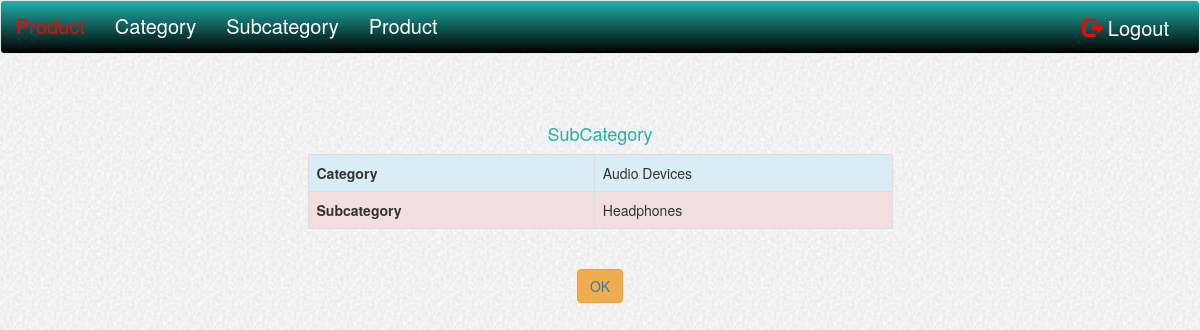
The page /viewsubcategory.php?subcategory_id=46 (signed in) on the database its author committed.
### tables this page shows
CREATE TABLE `category` (
  `category_id` int(10) NOT NULL,
  `category_name` varchar(45) NOT NULL
);

CREATE TABLE `subcategory` (
  `subcategory_id` int(10) NOT NULL,
  `subcategory_name` varchar(45) NOT NULL
);

### viewsubcategory.php (the view, shortened to what this page needs)
<?php
include("header.php");
include("db-config.php");
?>
<br><br>
<div class="row">
<div class="col-sm-3"></div>
<div class="col-sm-6">
<h4 class="text-center" id="list">SubCategory </h4>
<?php
	$subcatIDs = $_GET['subcategory_id'];
 $sql="SELECT * FROM subcat_cat WHERE subcategory_id='".$subcatIDs."'";
   $res=mysqli_query($conn, $sql);
  $row=mysqli_fetch_assoc($res);
  $sql8="SELECT * FROM subcategory WHERE subcategory_id='".$row['subcategory_id']."'";
	$res8=mysqli_query($conn, $sql8);
	$row_subcat=mysqli_fetch_assoc($res8);
	 $sql9="SELECT * FROM category WHERE category_id='".$row['category_id']."'";
	$res9=mysqli_query($conn, $sql9);
	$row_catname=mysqli_fetch_assoc($res9);
?>
<div class="table table-responsive">
<table class="table table-bordered">
<tr class="info">
<th>Category</th>
<td><?php echo $row_catname['category_name'];?></td>
</tr>
<tr class="danger">
<th>Subcategory</th>
<td><?php echo $row_subcat['subcategory_name'];?></td>
</tr>
</table>
</div>
 <div class="text-center">
<button type="button" class="btn btn-warning"><a href="subcategory_list.php">OK</a></button>
</div>
</div>
<div class="col-sm-3"></div>
</div>
<?php
include("footer.php");
?>

### css/style.css (style rules this page uses)
#list { color:#20B2AA; }

### rows shown on the page
category: category_name "Audio Devices"
subcategory: subcategory_name "Headphones"
